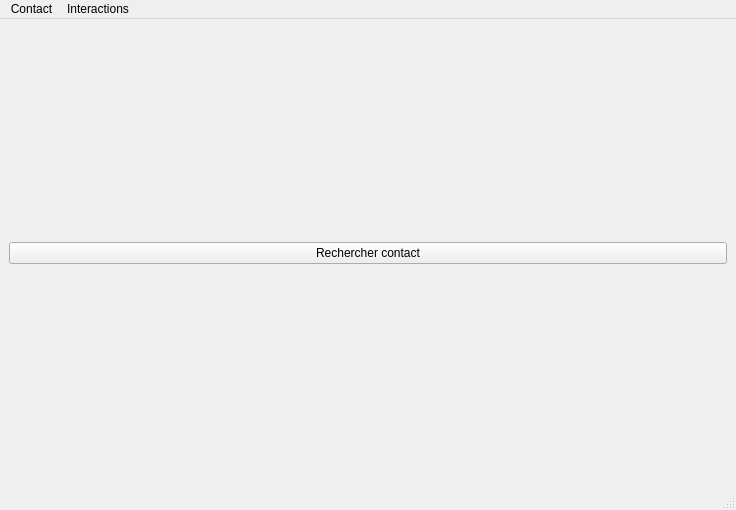
<?xml version="1.0" encoding="UTF-8"?>
<ui version="4.0">
 <class>MainWindow</class>
 <widget class="QMainWindow" name="MainWindow">
  <property name="geometry">
   <rect>
    <x>0</x>
    <y>0</y>
    <width>736</width>
    <height>510</height>
   </rect>
  </property>
  <property name="windowTitle">
   <string>MainWindow</string>
  </property>
  <widget class="QWidget" name="centralwidget">
   <layout class="QVBoxLayout" name="verticalLayout_4">
    <item>
     <layout class="QVBoxLayout" name="middleLayout"/>
    </item>
    <item>
     <widget class="QPushButton" name="findContact">
      <property name="text">
       <string>Rechercher contact</string>
      </property>
     </widget>
    </item>
   </layout>
  </widget>
  <widget class="QMenuBar" name="menubar">
   <property name="geometry">
    <rect>
     <x>0</x>
     <y>0</y>
     <width>736</width>
     <height>22</height>
    </rect>
   </property>
   <widget class="QMenu" name="menuFormulaire">
    <property name="title">
     <string>Contact</string>
    </property>
    <addaction name="actionInteraction"/>
    <addaction name="actionContact"/>
   </widget>
   <widget class="QMenu" name="menuInteractions">
    <property name="title">
     <string>Interactions</string>
    </property>
    <addaction name="actionDisplayInteractions"/>
    <addaction name="actionDisplayTodos"/>
   </widget>
   <addaction name="menuFormulaire"/>
   <addaction name="menuInteractions"/>
  </widget>
  <widget class="QStatusBar" name="statusbar"/>
  <action name="actionInteraction">
   <property name="text">
    <string>Ajouter intéraction</string>
   </property>
  </action>
  <action name="actionContact">
   <property name="text">
    <string>Add contact</string>
   </property>
  </action>
  <action name="actionDisplayInteractions">
   <property name="text">
    <string>Display interactions</string>
   </property>
  </action>
  <action name="actionDisplayTodos">
   <property name="text">
    <string>Display todos</string>
   </property>
  </action>
 </widget>
 <resources/>
 <connections/>
</ui>
